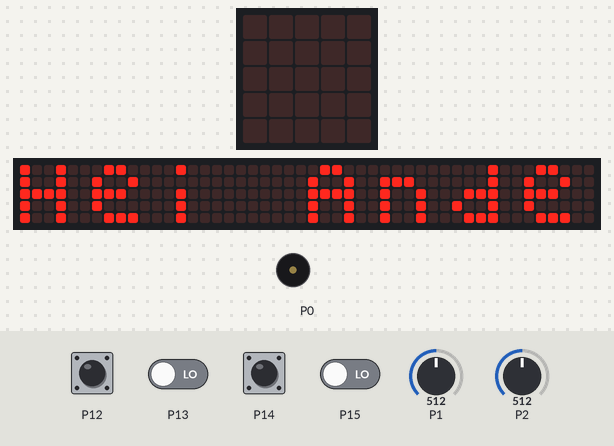
A program run on a simulated BBC micro:bit (MakeCode). Shown: the board's 5×5 LED display, a strip that is not on the board, showing the scrolling text unrolled, buzzer (waves = sounding). The inputs (shaded band) are chosen by the test bench; at power-on: P12–15 LOW, P1 = 512, P2 = 512 (analog values on the 0–1023 scale). Random numbers come from a fixed seed; the 48×5 strip is a reading aid, not a part: it shows the text the display is scrolling, unrolled, one strip-width of it at a time.

Above: at 2.9 s.
At 11.1 s:
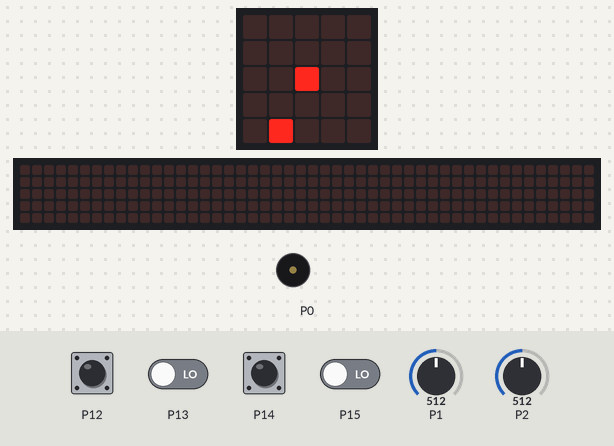
11.2 s: P1 set to 272
12.7 s: P1 set to 243
At 13.3 s:
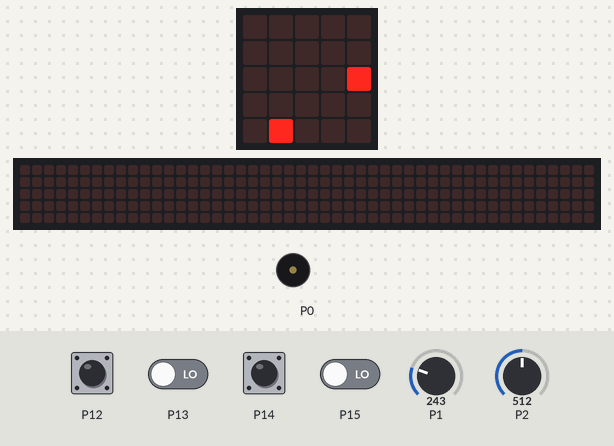
14.4 s: P2 set to 265
15.9 s: P2 set to 246
At 16.9 s:
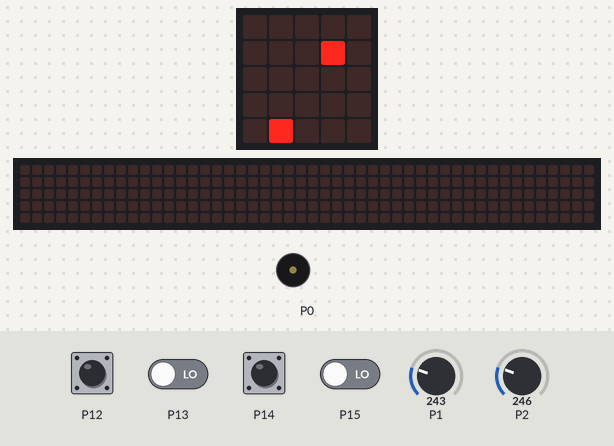
17.6 s: P14 pulled HIGH for 0.15 s
18.3 s: P12 pulled HIGH for 0.15 s
At 18.45 s:
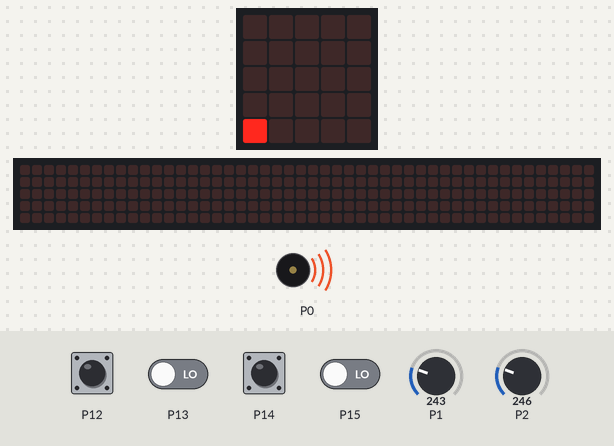
Timing chart, 0 to 20.0 s (numbered marks = the images above; inputs shaded):
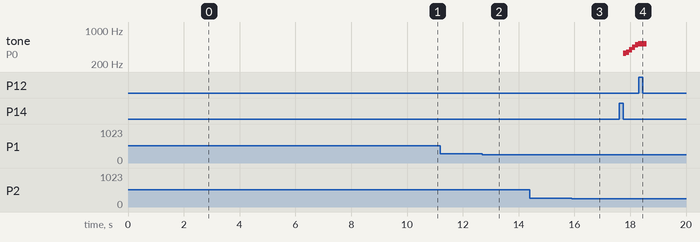

Measured:
- the behaviour switches between 256 and 255 on P1 (found by bisection; images 1 and 2)
- the behaviour switches between 256 and 255 on P2 (found by bisection; images 2 and 3)
- after the input at 11.2 s, every drawn part: stays the same
- after the input at 12.7 s, the display: first changes after 0.06 s (image 2 shows a later state)
- after the input at 17.6 s, tone on P0: plays 330 Hz for 0.11 s, 349 Hz for 0.11 s, 392 Hz for 0.11 s, 440 Hz for 0.11 s, 494 Hz for 0.11 s, 523 Hz for 0.02 s, starting after 0.16 s
- what the display in image 0 shows lasts 0.9 s, from 2.9 s to 3.8 s

The program:

main.ts
```typescript
function Spill_musikk () {
    music.playMelody("E F G A B C5 C5 C5 ", 600)
}
pins.onPulsed(DigitalPin.P15, PulseValue.Low, function () {
    led.unplot(pos_x, pos_y)
    pos_y += 1
    led.plot(pos_x, pos_y)
})
pins.onPulsed(DigitalPin.P14, PulseValue.Low, function () {
    led.unplot(pos_x, pos_y)
    pos_x += 1
    led.plot(pos_x, pos_y)
})
pins.onPulsed(DigitalPin.P12, PulseValue.Low, function () {
    led.unplot(pos_x, pos_y)
    pos_x += -1
    led.plot(pos_x, pos_y)
})
function Sjekk_om_posisjon_er_lik_mål () {
    if (pos_x == Mål_x && pos_y == Mål_y) {
        Traff_mål = true
    } else {
        Traff_mål = false
    }
}
pins.onPulsed(DigitalPin.P13, PulseValue.Low, function () {
    led.unplot(pos_x, pos_y)
    pos_y += -1
    led.plot(pos_x, pos_y)
})
function Sett_posisjon () {
    basic.pause(50)
    led.unplot(pos_x, pos_y)
    if (pins.analogReadPin(AnalogPin.P1) >= 768) {
        pos_x += 1
    }
    if (pins.analogReadPin(AnalogPin.P1) <= 255) {
        pos_x += -1
    }
    if (pins.analogReadPin(AnalogPin.P2) >= 768) {
        pos_y += -1
    }
    if (pins.analogReadPin(AnalogPin.P2) <= 255) {
        pos_y += 1
    }
    if (pos_x < 0) {
        pos_x = 4
    }
    if (pos_x >= 5) {
        pos_x = 0
    }
    if (pos_y < 0) {
        pos_y = 4
    }
    if (pos_y >= 5) {
        pos_y = 0
    }
    led.plot(pos_x, pos_y)
}
function Sett_et_nytt_mål () {
    Mål_x = randint(0, 4)
    Mål_y = randint(0, 4)
    if (pos_x == 2 && pos_y == 2) {
        Sett_et_nytt_mål()
    }
    led.plot(Mål_x, Mål_y)
}
let Mål_y = 0
let Mål_x = 0
let Traff_mål = false
let pos_y = 0
let pos_x = 0
basic.showString("Hei Ander!")
pins.setAudioPin(AnalogPin.P0)
Sett_et_nytt_mål()
pos_x = 2
pos_y = 2
led.plot(pos_x, pos_y)
Traff_mål = false
basic.forever(function () {
    Sett_posisjon()
    Sjekk_om_posisjon_er_lik_mål()
    if (Traff_mål) {
        led.unplot(Mål_x, Mål_y)
        Spill_musikk()
        Sett_et_nytt_mål()
        Traff_mål = false
    }
})
```

test.ts
```typescript
// testene settes inn her; disse vil ikke kompilert så lenge denne pakken blir brukt som en utvidelse.
```
